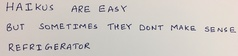
#> input picture HW5/HW5/images/03_haiku.jpg, 238 x 56 px, shrunk from 3753 x 880 before the run, given in place of online_left.jpg, which was not available
$ python panaroma.py
#> lines starting #> are read from the running program, lines starting #| are printed output that depends on the picture; pictures that were not available may be replaced by others from this repository, and a replacement may not be noted
### HW2/ec/matchPics.py
import numpy as np
import cv2
import skimage.color
from helper import briefMatch
from helper import computeBrief
from helper import corner_detection

def matchPics(I1, I2, opts):
	#I1, I2 : Images to match
	#opts: input opts
	ratio = opts.ratio  #'ratio for BRIEF feature descriptor'
	sigma = opts.sigma  #'threshold for corner detection using FAST feature detector'

	#Convert Images to GrayScale
	#https://docs.opencv.org/3.4/de/d25/imgproc_color_conversions.html
	I1 = cv2.cvtColor(I1, cv2.COLOR_BGR2GRAY)
	I2 = cv2.cvtColor(I2, cv2.COLOR_BGR2GRAY)

	#Detect Features in Both Images
	features_1 = corner_detection(I1, opts.sigma)
	features_2 = corner_detection(I2, opts.sigma)

	#Obtain descriptors for the computed feature locations
	descrip_1, locs1 = computeBrief(I1, features_1)
	descrip_2, locs2 = computeBrief(I2, features_2)

	#Match features using the descriptors
	matches = briefMatch(descrip_1, descrip_2, opts.ratio)

	return matches, locs1, locs2

### HW2/ec/helper.py
import numpy as np
import cv2
import scipy.io as sio
from matplotlib import pyplot as plt
import skimage.feature

PATCHWIDTH = 9

def briefMatch(desc1,desc2,ratio):

	matches = skimage.feature.match_descriptors(desc1,desc2,'hamming',cross_check=True,max_ratio=ratio)
	return matches


def plotMatches(im1,im2,matches,locs1,locs2):
	fig, ax = plt.subplots(nrows=1, ncols=1)
	im1 = cv2.cvtColor(im1, cv2.COLOR_BGR2GRAY)
	im2 = cv2.cvtColor(im2, cv2.COLOR_BGR2GRAY)
	plt.axis('off')
	skimage.feature.plot_matches(ax,im1,im2,locs1,locs2,matches,matches_color='r',only_matches=True)
	plt.show()
	return


def makeTestPattern(patchWidth, nbits):
	np.random.seed(0)
	compareX = patchWidth*patchWidth * np.random.random((nbits,1))
	compareX = np.floor(compareX).astype(int)
	np.random.seed(1)
	compareY = patchWidth*patchWidth * np.random.random((nbits,1))
	compareY = np.floor(compareY).astype(int)

	return (compareX, compareY)


def computePixel(img, idx1, idx2, width, center):
	halfWidth = width // 2
	col1 = idx1 % width - halfWidth
	row1 = idx1 // width - halfWidth
	col2 = idx2 % width - halfWidth
	row2 = idx2 // width - halfWidth
	return 1 if img[int(center[0]+row1)][int(center[1]+col1)] < img[int(center[0]+row2)][int(center[1]+col2)] else 0


def computeBrief(img, locs):


	patchWidth = 9
	nbits = 256
	compareX, compareY = makeTestPattern(patchWidth,nbits)
	m, n = img.shape

	halfWidth = patchWidth//2

	locs = np.array(list(filter(lambda x: halfWidth <= x[0] < m-halfWidth and halfWidth <= x[1] < n-halfWidth, locs)))
	desc = np.array([list(map(lambda x: computePixel(img, x[0], x[1], patchWidth, c), zip(compareX, compareY))) for c in locs])

	return desc, locs


def corner_detection(img, sigma):
	# fast method
	result_img = skimage.feature.corner_fast(img, n=PATCHWIDTH, threshold=sigma)
	locs = skimage.feature.corner_peaks(result_img, min_distance=1)
	return locs

### HW2/ec/opts.py
'''
Hyperparameters wrapped in argparse
This file contains most of tuanable parameters for this homework


You can change the values by changing their default fields or by command-line
arguments. For example, "python q2_1_4.py --sigma 0.15 --ratio 0.7"
'''

import argparse

def get_opts():
    parser = argparse.ArgumentParser(description='16-720 HW2: Homography')

    ## Feature detection (requires tuning)
    parser.add_argument('--sigma', type=float, default=0.15,
                        help='threshold for corner detection using FAST feature detector')
    parser.add_argument('--ratio', type=float, default=0.7,
                        help='ratio for BRIEF feature descriptor')

    ## Ransac (requires tuning)
    parser.add_argument('--max_iters', type=int, default=4000,
                        help='the number of iterations to run RANSAC for')
    parser.add_argument('--inlier_tol', type=float, default=3.0,
                        help='the tolerance value for considering a point to be an inlier')

    ## Additional options (add your own hyperparameters here)

    ##
    opts = parser.parse_args()

    return opts

### HW2/ec/panaroma.py
import numpy as np
import cv2

#Import necessary functions
from opts import get_opts
from matchPics import matchPics
from planarH import computeH_ransac, compositeH
import matplotlib.pyplot as plt
from helper import plotMatches

# Write script for Q4.2x
#Get Images to Pano
img_left = cv2.imread('../data/online_left.jpg')
#> img_left is the input picture: shape (56, 238, 3); mean B, G, R 196.8, 201.2, 206.8
img_right = cv2.imread('../data/online_right.jpg')
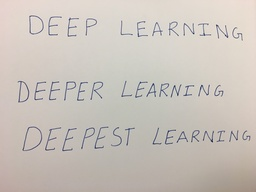
#> input picture HW5/HW5/images/04_deep.jpg, 256 x 192 px, shrunk from 4032 x 3024 before the run, given in place of online_right.jpg, which was not available
#> img_right is the input picture: shape (192, 256, 3); mean B, G, R 187.6, 194.6, 201.5

#Get Image Dimensions
img_left_height, img_left_weight, _ = img_left.shape
#> img_left_height = 56; img_left_weight = 238
img_right_height, img_right_weight, _ = img_right.shape
#> img_right_height = 192; img_right_weight = 256

# Calculate the width for image adjustment
max_weight = max(img_left_weight, img_right_weight)
#> max_weight = 256
adjusted_width = round(max_weight * 1.2)
#> adjusted_width = 307

# Create a padded version of img_right to match img_left dimensions
padded_img_right = cv2.copyMakeBorder(
    img_right,
    top=0,
    bottom=img_right_height - img_left_height,
    left=adjusted_width - img_right_weight,
    right=0,
    borderType=cv2.BORDER_CONSTANT,
    value=0
)
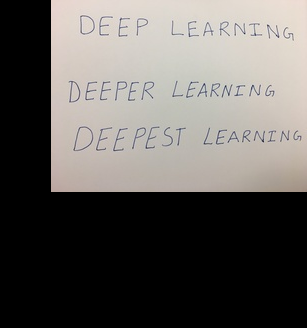
#> padded_img_right: shape (328, 307, 3); mean B, G, R 91.6, 95, 98.3

# Match features between img_left and padded_img_right
matches, locs1, locs2 = matchPics(img_left, padded_img_right, get_opts())
#> in corner_detection, `result_img = skimage.feature.corner_fast(img, n=PATCHWIDTH, threshold=..`:
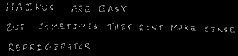
#> result_img: shape (56, 238) float64; min 0, max 10.55, mean 0.22; drawn with min black and max white
#> in corner_detection, `locs = skimage.feature.corner_peaks(result_img, min_distance=1)`: locs = 177 pairs, first value 3 to 50, second value 6 to 234
#> in matchPics, `features_1 = corner_detection(I1, opts.sigma)`: features_1 has the same summary as locs in corner_detection
#> call 2 of corner_detection, with sigma = 0.15
#> in corner_detection (call 2), `result_img = skimage.feature.corner_fast(img, n=PATCHWIDTH, threshold=..`:
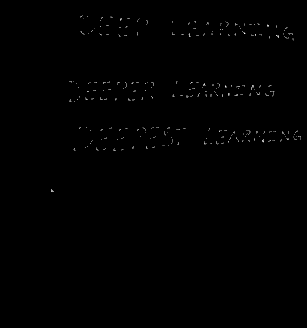
#> result_img: shape (328, 307) float64; min 0, max 10.11, mean 0.0333; drawn with min black and max white
#> in corner_detection (call 2), `locs = skimage.feature.corner_peaks(result_img, min_distance=1)`: locs = 261 pairs, first value 16 to 191, second value 51 to 300
#> in matchPics, `features_2 = corner_detection(I2, opts.sigma)`: features_2 has the same summary as locs in corner_detection
#> in computeBrief, `locs = np.array(list(filter(lambda x: halfWidth <= x[0] < m-halfWidth ..`: locs = 172 pairs, first value 4 to 50, second value 6 to 230
#> in matchPics, `descrip_1, locs1 = computeBrief(I1, features_1)`: locs1 has the same summary as locs in computeBrief
#> in matchPics, `descrip_2, locs2 = computeBrief(I2, features_2)`: locs2 = 261 pairs, first value 16 to 191, second value 51 to 300
#> in briefMatch, `matches = skimage.feature.match_descriptors(desc1,desc2,'hamming',cros..`: matches = empty array
#> matches = empty array; locs1 has the same summary as locs in computeBrief

# Display the matched features
#> (the run stopped early here; a loop or call above may not have finished)
